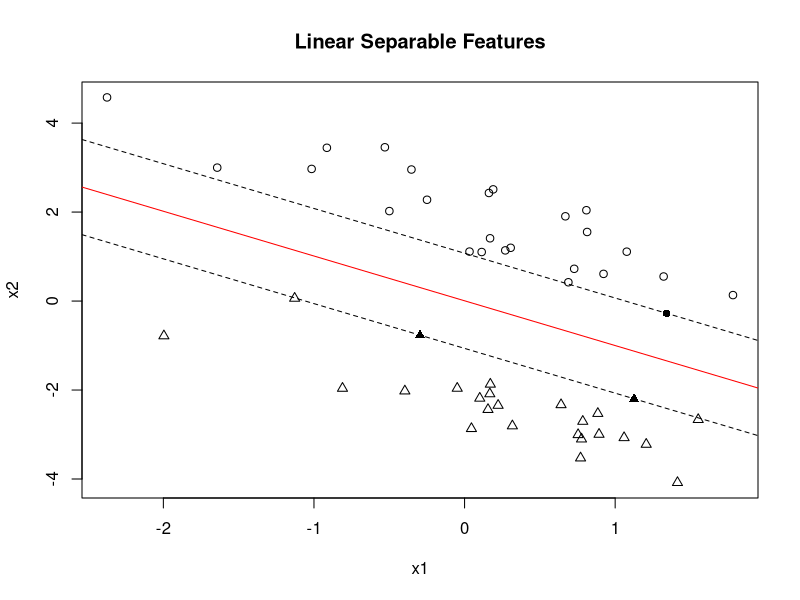
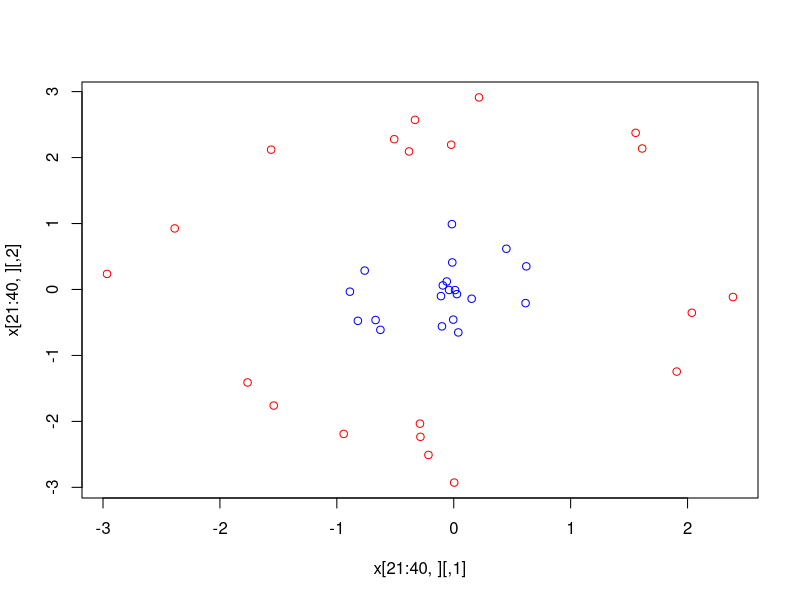
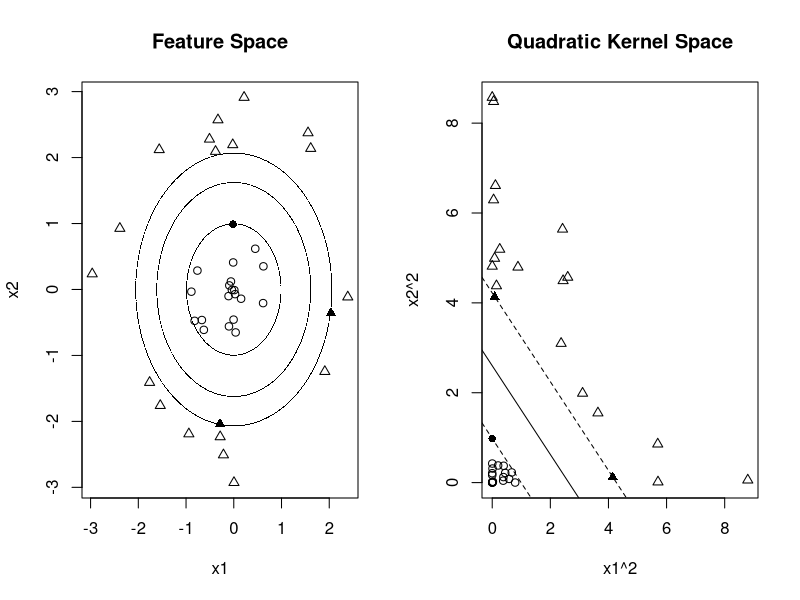

Write R code to recreate these figures, in order.
install.packages('kernlab')
library(kernlab)


kfunction <- function(linear =0, quadratic=0){
  k <- function (x,y)  {
    linear*sum((x)*(y)) + quadratic*sum((x^2)*(y^2))
  }
  class(k) <- "kernel"
  k
}


# ------------- linear separable 
n = 25
a1 = rnorm(n)
a2 = 1 - a1 + 2* runif(n)
b1 = rnorm(n)
b2 = -1 - b1 - 2*runif(n)
x = rbind(matrix(cbind(a1,a2),,2),matrix(cbind(b1,b2),,2))
# y is the classes 0, 1
y <- matrix(c(rep(1,n),rep(-1,n)))


svp <- ksvm(x, y, type="C-svc", C = 100, kernel=kfunction(1,0),scaled=c())
plot(c(min(x[,1]), max(x[,1])),c(min(x[,2]), max(x[,2])),type='n',xlab='x1',ylab='x2')
title(main='Linear Separable Features')

ymat <- ymatrix(svp)  # response

# SVindex is the index of support vectors
points(x[-SVindex(svp),1], x[-SVindex(svp),2], pch = ifelse(ymat[-SVindex(svp)] < 0, 2, 1))
points(x[SVindex(svp),1], x[SVindex(svp),2], pch = ifelse(ymat[SVindex(svp)] < 0, 17, 16))

# Extract w and b from the model   
w <- colSums(coef(svp)[[1]] * x[SVindex(svp),])   # x[] is some points important, black on plot
b <- b(svp)  # resulting offset

# Draw the lines
abline(b/w[2],-w[1]/w[2], col = 'red')
abline((b+1)/w[2],-w[1]/w[2],lty=2)
abline((b-1)/w[2],-w[1]/w[2],lty=2)





# -------------- non separable

n = 20
r = runif(n)
a = 2*pi*runif(n)
a1 = r*sin(a)
a2 = r*cos(a)
r = 2+runif(n)
a = 2*pi*runif(n)
b1 = r*sin(a)
b2 = r*cos(a)
x = rbind(matrix(cbind(a1,a2),,2),matrix(cbind(b1,b2),,2))
y <- matrix(c(rep(1,n),rep(-1,n)))

# try to see how to deal with this
plot(x[21:40,], col = 'red')
points(x[1:20,], col = 'blue')


# first method
svp <- ksvm(x,y,type="C-svc",C = 100, kernel=kfunction(0,1),scaled=c())
par(mfrow=c(1,2))
plot(c(min(x[,1]), max(x[,1])),c(min(x[,2]), max(x[,2])),type='n',xlab='x1',ylab='x2')
title(main='Feature Space')
ymat <- ymatrix(svp)
points(x[-SVindex(svp),1], x[-SVindex(svp),2], pch = ifelse(ymat[-SVindex(svp)] < 0, 2, 1))
points(x[SVindex(svp),1], x[SVindex(svp),2], pch = ifelse(ymat[SVindex(svp)] < 0, 17, 16))

# Extract w and b from the model   
w2 <- colSums(coef(svp)[[1]] * x[SVindex(svp),]^2)
b <- b(svp)

x1 = seq(min(x[,1]),max(x[,1]),0.01)
x2 = seq(min(x[,2]),max(x[,2]),0.01)

points(-sqrt((b-w2[1]*x2^2)/w2[2]), x2, pch = 16 , cex = .1 )
points(sqrt((b-w2[1]*x2^2)/w2[2]), x2, pch = 16 , cex = .1 )
points(x1, sqrt((b-w2[2]*x1^2)/w2[1]), pch = 16 , cex = .1 )
points(x1,  -sqrt((b-w2[2]*x1^2)/w2[1]), pch = 16, cex = .1 )

points(-sqrt((1+ b-w2[1]*x2^2)/w2[2]) , x2, pch = 16 , cex = .1 )
points( sqrt((1 + b-w2[1]*x2^2)/w2[2]) , x2,  pch = 16 , cex = .1 )
points( x1 , sqrt(( 1 + b -w2[2]*x1^2)/w2[1]), pch = 16 , cex = .1 )
points( x1 , -sqrt(( 1 + b -w2[2]*x1^2)/w2[1]), pch = 16, cex = .1 )

points(-sqrt((-1+ b-w2[1]*x2^2)/w2[2]) , x2, pch = 16 , cex = .1 )
points( sqrt((-1 + b-w2[1]*x2^2)/w2[2]) , x2,  pch = 16 , cex = .1 )
points( x1 , sqrt(( -1 + b -w2[2]*x1^2)/w2[1]), pch = 16 , cex = .1 )
points( x1 , -sqrt(( -1 + b -w2[2]*x1^2)/w2[1]), pch = 16, cex = .1 )


# use quadratic kernel
xsq <- x^2
svp <- ksvm(xsq,y,type="C-svc",C = 100, kernel=kfunction(1,0),scaled=c())

plot(c(min(xsq[,1]), max(xsq[,1])),c(min(xsq[,2]), max(xsq[,2])),type='n',xlab='x1^2',ylab='x2^2')
title(main='Quadratic Kernel Space')
ymat <- ymatrix(svp)
points(xsq[-SVindex(svp),1], xsq[-SVindex(svp),2], pch = ifelse(ymat[-SVindex(svp)] < 0, 2, 1))
points(xsq[SVindex(svp),1], xsq[SVindex(svp),2], pch = ifelse(ymat[SVindex(svp)] < 0, 17, 16))

# Extract w and b from the model   
w <- colSums(coef(svp)[[1]] * xsq[SVindex(svp),])
b <- b(svp)

# Draw the lines
abline(b/w[2],-w[1]/w[2])
abline((b+1)/w[2],-w[1]/w[2],lty=2)
abline((b-1)/w[2],-w[1]/w[2],lty=2)
